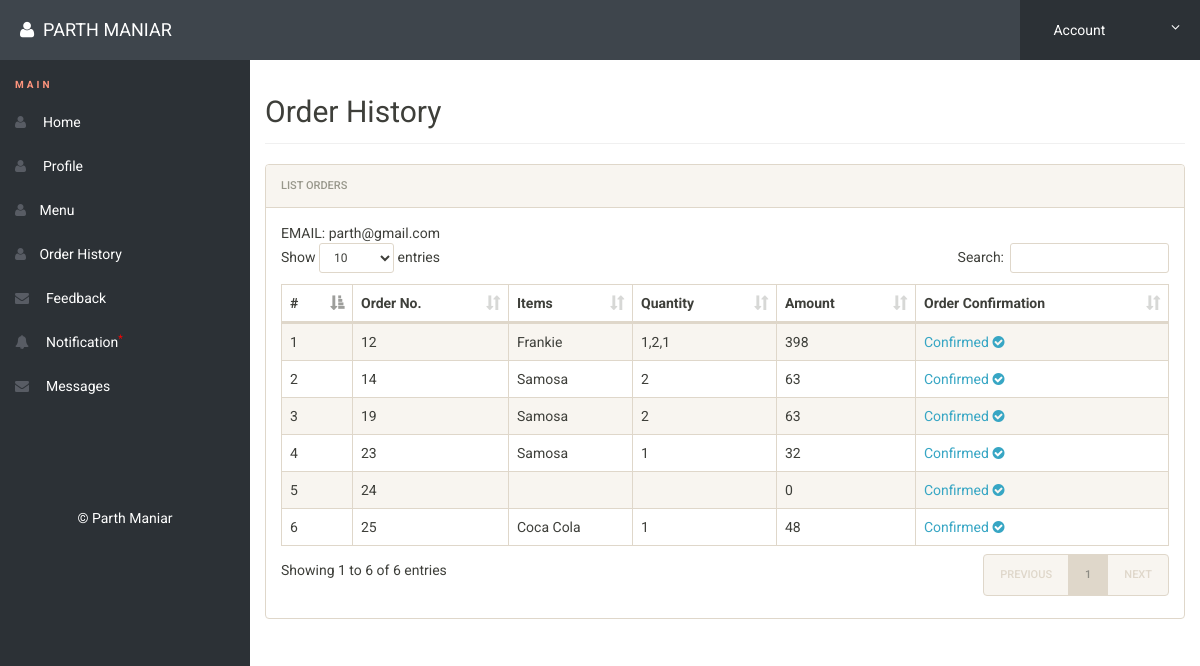
Screenshot of /orderhist.php (signed in) with the database file from the repository.
### tables this page shows
CREATE TABLE `orders` (
  `order_id` int(11) NOT NULL,
  `name` varchar(30) NOT NULL,
  `items` varchar(200) NOT NULL,
  `quantity` varchar(100) NOT NULL,
  `amount` int(11) NOT NULL,
  `status` int(11) NOT NULL
);

### orderhist.php (the view, shortened to what this page needs)
    <?php
include('includes/config.php');
if(strlen($_SESSION['alogin'])==0)
	{
header('location:index.php');
}
else{
 ?>
<!doctype html>
<html lang="en" class="no-js">
<head>
	<link rel="stylesheet" href="css/font-awesome.min.css">
	<link rel="stylesheet" href="css/bootstrap.min.css">
	<link rel="stylesheet" href="css/dataTables.bootstrap.min.css">
	<link rel="stylesheet" href="css/bootstrap-social.css">
	<link rel="stylesheet" href="css/bootstrap-select.css">
	<link rel="stylesheet" href="css/fileinput.min.css">
	<link rel="stylesheet" href="css/awesome-bootstrap-checkbox.css">
	<link rel="stylesheet" href="css/style.css">
</head>
<body>
	<?php include('includes/header.php');?>
	<div class="ts-main-content">
		<?php include('includes/leftbar.php');?>
		<div class="content-wrapper">
			<div class="container-fluid">
				<div class="row">
					<div class="col-md-12">
						<h2 class="page-title">Order History</h2>
						<div class="panel panel-default">
							<div class="panel-heading">List Orders</div>
							<div class="panel-body">
								<table id="zctb" class="display table table-striped table-bordered table-hover" cellspacing="0" width="100%">
									<thead>
										<tr>
										<th>#</th>
                                				<th>Order No.</th>
                                          		<th>Items</th>
                                                <th>Quantity</th>
                                                <th>Amount</th>
                                                <th>Order Confirmation</th>
										</tr>
									</thead>
									<tbody>
<?php
 $umail=$_SESSION['alogin'];
$sql = "SELECT * from orders where name=:mail ";
$query = $dbh -> prepare($sql);
$query-> bindParam(':mail',$umail, PDO::PARAM_STR);
$query->execute();
$results=$query->fetchAll(PDO::FETCH_OBJ);
$cnt=1;
if($query->rowCount() > 0)
{
foreach($results as $result)
{	$itemid=$result->items;
$str_arr = explode (",", $itemid);
  $a=array();
for ($x = 0; $x < sizeof($str_arr); $x++)
{
  $nn=$str_arr[$x];
  	$sql1="select * from items where pid=:nn";
$query1 = $dbh -> prepare($sql1);
  $query1-> bindParam(':nn',$nn, PDO::PARAM_STR);
$query1->execute();
  $results1=$query1->fetchAll(PDO::FETCH_OBJ);
foreach($results1 as $result1)
{
  array_push($a,$result1->name);
}
}
   ?>
										<tr>
  											<td><?php echo htmlentities($cnt);?></td>
  											<td><?php echo htmlentities($result->order_id);?>												</td>
                                            <td><?php echo implode(" , ",$a);?> </td>
                                            <td><?php echo htmlentities($result->quantity);?></td>
                                            <td><?php echo htmlentities($result->amount);?></td>
                                            <td>
                                            <?php if($result->status == 1)
                                                    {?>
                                                    <a>Confirmed <i class="fa fa-check-circle"></i></a>
                                                    <?php } else {?>
                                                    <a>Un-Confirmed <i class="fa fa-times-circle"></i></a>
                                                    <?php } ?>
</td>
										</tr>
										<?php $cnt=$cnt+1; }}?>
									</tbody>
								</table>
							</div>
						</div>
					</div>
				</div>
			</div>
		</div>
	</div>
</body>
</html>
<?php } ?>

### includes/header.php (shortened to what this page needs)
<div class="brand clearfix">
<h4 class="pull-left text-white text-uppercase" style="margin:20px 0px 0px 20px"><i class="fa fa-user"></i>&nbsp; <?php echo htmlentities($_SESSION['nlogin']);?></h4>
		<ul class="ts-profile-nav">
			<li class="ts-account">
				<a href="#"><img src="img/ts-avatar.jpg" class="ts-avatar hidden-side" alt=""> Account <i class="fa fa-angle-down hidden-side"></i></a>
			</li>
		</ul>
	</div>

### includes/leftbar.php
<nav class="ts-sidebar">
		<ul class="ts-sidebar-menu">
		<li class="ts-label" style="color:#FF957E">Main</li>
           <li><a href="try.php"><i class="fa fa-user"></i> &nbsp;Home</a>
		</li>
		<li><a href="profile.php"><i class="fa fa-user"></i> &nbsp;Profile</a>
		</li>
            <li><a href="menu.php"><i class="fa fa-user"></i>&nbsp;Menu</a>
		</li>
           <li><a href="orderhist.php"><i class="fa fa-user"></i>&nbsp;Order History</a>
		</li>
		<li><a href="feedback.php"><i class="fa fa-envelope"></i> &nbsp;Feedback</a>
		</li>
		<li><a href="notification.php"><i class="fa fa-bell"></i> &nbsp;Notification<sup style="color:red">*</sup></a>
		</li>
		<li><a href="messages.php"><i class="fa fa-envelope"></i> &nbsp;Messages</a>
		</li>
		</ul>
		<p class="text-center" style="color:#ffffff; margin-top: 100px;">© Parth Maniar</p>
	</nav>

### css/style.css (style rules this page uses)
html { font-size: 14px; }
@media only screen and (min-width: 480px) { html { font-size: 17px; } }
@media only screen and (min-width: 768px) { html { font-size: 14px; } }
@media only screen and (min-width: 1024px) { p { font-size: 1em; margin-bottom: 1.8em; } }
body { font-size: 1em; }
a { color: #37a6c4; }
.panel { overflow: hidden; }
.text-white, .text-light { color: #fff !important; }
ul, li { margin: 0; padding: 0; list-style: none; }
.page-title { padding-bottom: 15px; margin-bottom: 20px; border-bottom: 1px solid #f0f0f0; }
.brand { background: #3e454c; position: relative; z-index: 3; position: fixed; width: 100%; top: 0; }
.brand .ts-profile-nav { float: right; display: none; }
.brand .ts-profile-nav li { float: left; position: relative; }
.brand .ts-profile-nav li a { display: block; padding: 20px; color: #fff; }
.brand .ts-profile-nav .ts-account .fa-angle-down { float: right; }
.brand .ts-profile-nav .ts-account > a { width: 180px; background: #2c3136; }
@media only screen and (min-width: 992px) { .brand .ts-profile-nav { display: block; } }
.ts-sidebar { background: #2c3136; max-height: 0; transition: max-height 0.3s; overflow: hidden; position: fixed; z-index: 9; width: 100%; bottom: 0; top: 60px; overflow-y: auto; }
@media only screen and (min-width: 992px) { .ts-sidebar { max-height: 100%; bottom: 0; } }
.ts-sidebar-menu .ts-label { color: #FF0000; font-weight: bold; padding: 8px 15px; text-transform: uppercase; font-size: 10px; letter-spacing: 3px; margin-top: 10px; }
.ts-sidebar-menu a { display: block; text-decoration: none; padding: 12px 15px; color: #fff; }
.ts-sidebar-menu li { position: relative; }
.ts-sidebar-menu li i { color: #585c64; margin-right: 10px; }
.ts-main-content .content-wrapper { padding-top: 15px; margin-top: 60px; }
@media only screen and (min-width: 992px) { .ts-main-content .ts-sidebar { width: 250px; float: left; } }
@media only screen and (min-width: 992px) { .ts-main-content .content-wrapper { margin-left: 250px; } }

### rows the page displays
orders: order_id "12", a "Frankie", quantity "1,2,1", amount "398", status "Confirmed"
orders: order_id "14", a "Samosa", quantity "2", amount "63", status "Confirmed"
orders: order_id "19", a "Samosa", quantity "2", amount "63", status "Confirmed"
orders: order_id "23", a "Samosa", quantity "1", amount "32", status "Confirmed"
orders: order_id "24", amount "0", status "Confirmed"
orders: order_id "25", a "Coca Cola", quantity "1", amount "48", status "Confirmed"

### other values shown
$_SESSION['nlogin'] "PARTH MANIAR"
